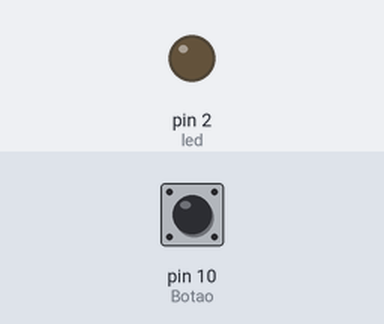
Simulated run of this sketch. Board: Arduino Uno, built with avr-gcc and run on an emulated ATmega328P. On the bench: output pins drawn as LEDs (lit = HIGH). Inputs (shaded band) come from the test bench; at power-on: pin 10 (Botao) LOW.

Above: at 1.2 s.
1.3 s: pin 10 (Botao) pulled HIGH for 0.15 s
At 2.1 s:
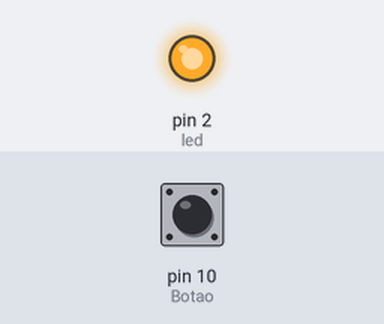
2.9 s: pin 10 (Botao) pulled HIGH for 1 s
At 3.3 s:
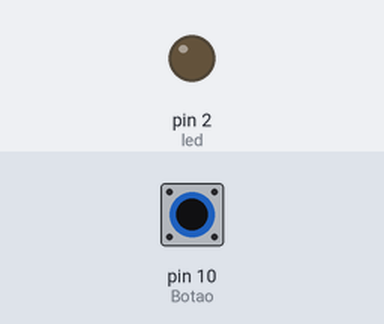
5.4 s: pin 10 (Botao) pulled HIGH for 3.2 s
At 6.4 s:
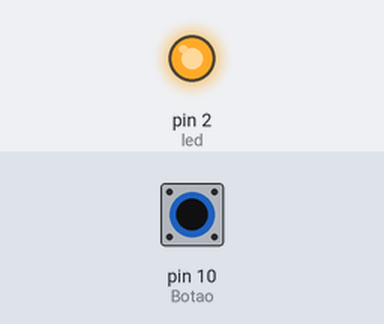
Timing chart, 0 to 8.4 s (numbered marks = the images above; inputs shaded):
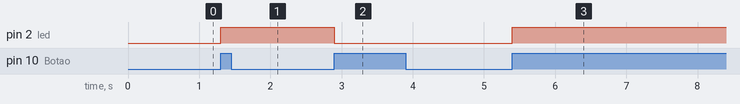

The sketch:

aula_34_contagem_de_clicks_parte_21.ino
```cpp
/*
Nome do Arquivo:Contagem de clicks no botao
Autor:CAH
Data:12/03/2025
Descricao:.....
*/


#define Botao 10
#define led 2
int estadoAnterior = 0; // Estado anterior do botão
int estadoBotao = 0;        // Contador de cliques
int estadoLed = 0;

void setup() {

    pinMode(Botao, INPUT);
  pinMode(led,OUTPUT);
}

void loop() {

    int estadoAtual = digitalRead(Botao);
  if (estadoAtual == 1 && estadoAnterior == 0){

    estadoLed = !estadoLed;
    digitalWrite(led,estadoLed);
    }
    estadoAnterior = estadoAtual;
}
```

Measured:
- after the input at 1.3 s, pin 2 (led): LOW → HIGH at once
- after the input at 2.9 s, pin 2 (led): HIGH → LOW at once
- after the input at 5.4 s, pin 2 (led): LOW → HIGH at once
